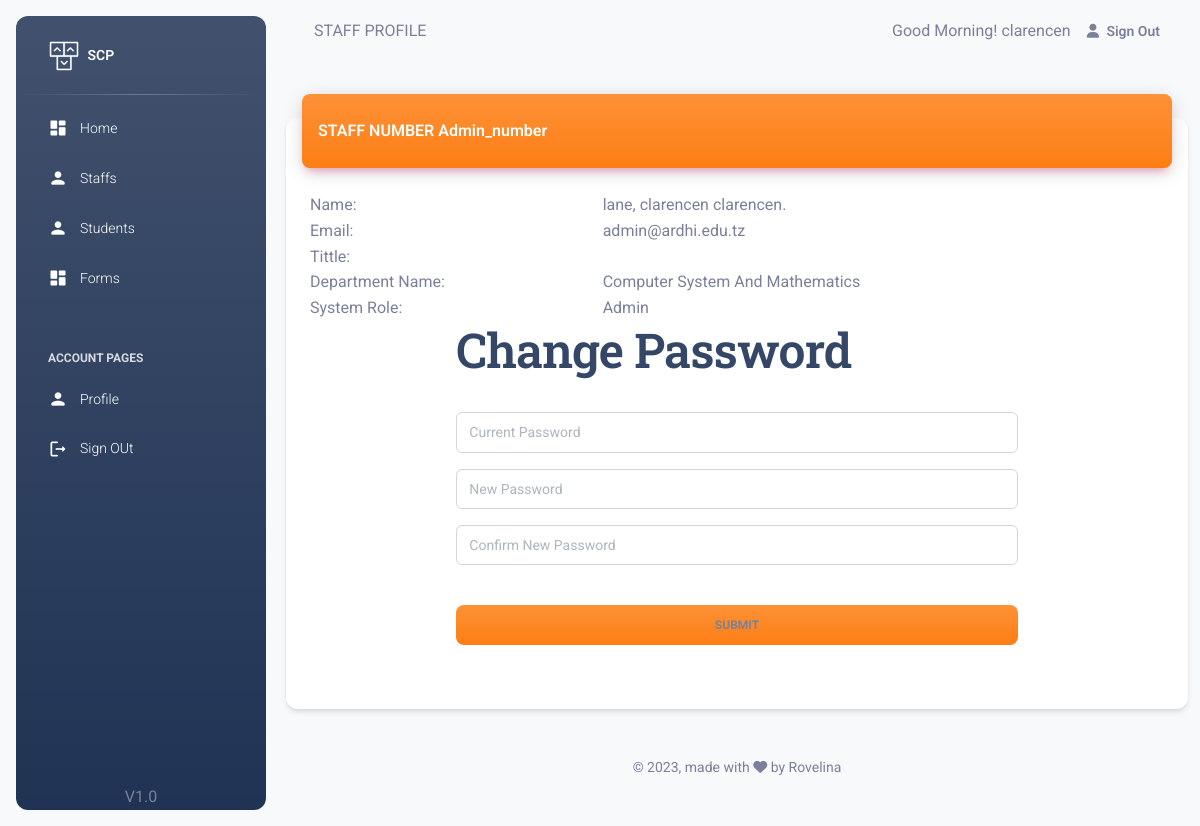
Before: /pages/staff/profile.php (signed in) with the older database file.
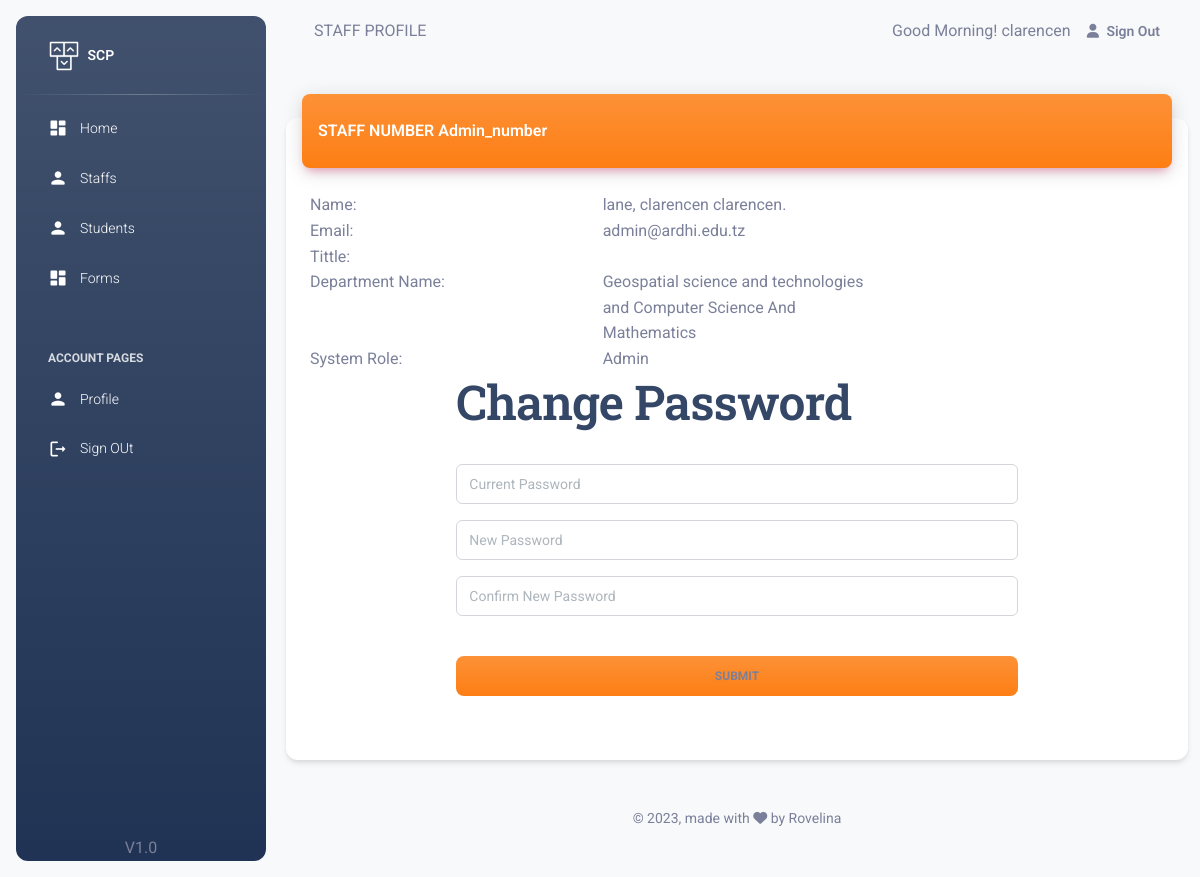
After: the same page with the newer database file.
### tables this page shows
CREATE TABLE `staff` (
  `staff_number` varchar(50) NOT NULL,
  `first_name` varchar(50) NOT NULL,
  `middle_name` varchar(50) NOT NULL,
  `staff_role` int(11) NOT NULL,
  `email` varchar(50) NOT NULL,
  `password` varchar(250) NOT NULL,
  `last_name` varchar(50) NOT NULL,
  `department` int(11) NOT NULL,
  `title` varchar(50) NOT NULL
);

CREATE TABLE `department` (
  `department_name` varchar(250) NOT NULL,
  `department_number` int(11) NOT NULL
);

CREATE TABLE `staff_role` (
  `role_id` int(11) NOT NULL,
  `role_name` varchar(50) NOT NULL
);

### classes/Account.php (called while the page is built, shortened)
<?php
 class Account {
    public function staff_profile($sessin_id)
    {
        try{
            $db = getDB();
            $stmt = $db->prepare("
            SELECT
                stf.staff_number
                ,stf.first_name
                ,stf.middle_name
                ,stf.last_name
                ,stf.email
                ,stf.title
                ,dpt.department_name
                ,str.role_name
            FROM staff stf
            inner join department dpt
            on  dpt.department_number  = stf.department
            inner join staff_role str
            on str.role_id = stf.staff_role
            WHERE staff_number=:staff_number");
            $stmt->bindParam("staff_number", $sessin_id,PDO::PARAM_STR);
            $stmt->execute();
            $data = $stmt->fetch(PDO::FETCH_OBJ);
            return $data;
        }
        catch(PDOException $e) {
            echo '{"error":{"text":'. $e->getMessage() .'}}';
        }
    }
    public function staff_session_detail($sessin_id)
    {
        try{
            $db = getDB();
            $stmt = $db->prepare("SELECT staff_role,first_name,middle_name,last_name FROM staff WHERE staff_number=:staff_number");
            $stmt->bindParam("staff_number", $sessin_id,PDO::PARAM_STR);
            $stmt->execute();
            $data = $stmt->fetch(PDO::FETCH_OBJ);
            return $data;
        }
        catch(PDOException $e) {
            echo '{"error":{"text":'. $e->getMessage() .'}}';
        }
    }
 }
?>

### pages/staff/profile.php (the view, shortened to what the changed rows need)
<?php
    include('../session.php');
    $SessinUser=$account_class->staff_session_detail($login_session_id);
    $staff_profile=$account_class->staff_profile($login_session_id);
?>
<!DOCTYPE html>
<html lang="en">
  <head>
    <?php include 'head.php';?>
  </head>
  <body class="g-sidenav-show  bg-gray-100">
    <main class="main-content border-radius-lg ">
      <?php include 'navbar.php';?>
      <div class="container-fluid py-4">
        <div class="row">
          <div class="col-12">
            <div class="card my-4">
              <div class="card-header p-0 position-relative mt-n4 mx-3 z-index-2">
                <div style="background-color:#fd7e14" class="bg-gradient shadow-primary border-radius-lg pt-4 pb-3">
                  <div class="row">
                      <div class="col-6">
                        <h6 class="text-white  text-capitalize ps-3">STAFF NUMBER  <?php echo  $staff_profile->staff_number ?></h6>
                      </div>
                  </div>
                </div>
              </div>
              <div class="card-body  pb-2">
                <div class="row">
                  <div class="col-8">
                   <div class="row">
                      <div class="col-6">
                         Name:
                      </div>
                      <div class="col-6">
                      <?php
                         $name =   $staff_profile->last_name. ", ".$staff_profile->first_name. " ". $staff_profile->middle_name. ".";
                       echo  $name ?>
                      </div>
                      <div class="col-6">
                         Email:
                      </div>
                      <div class="col-6">
                      <?php
                         $email = $staff_profile->email;
                       echo  $email ?>
                      </div>
                      <div class="col-6">
                         Tittle:
                      </div>
                      <div class="col-6">
                      </div>
                      <div class="col-6">
                         Department Name:
                      </div>
                      <div class="col-6">
                      <?php
                         $department_name = $staff_profile->department_name;
                       echo  $department_name ?>
                      </div>
                      <div class="col-6">
                         System Role:
                      </div>
                      <div class="col-6">
                      <?php
                         $role_name = $staff_profile->role_name;
                       echo  $role_name ?>
                      </div>
                   </div>
                  </div>
                </div>
                <div class="row">
                  <div class="col-8">
                    <h1> Change Password</h1>
                  </div>
                </div>
              </div>
            </div>
          </div>
        </div>
      </div>
    </main>
  </body>
</html>

### pages/staff/navbar.php (shortened to what the changed rows need)
<nav class="navbar navbar-main navbar-expand-lg px-0 mx-4 shadow-none border-radius-xl" id="navbarBlur" data-scroll="true">
  <div class="container-fluid py-1 px-3">
    <div class="collapse navbar-collapse mt-sm-0 mt-2 me-md-0 me-sm-4" id="navbar">
      <div class="ms-md-auto pe-md-3 d-flex align-items-center">
      <?php
        $current_hour = date('H');
        if ($current_hour >= 5 && $current_hour < 12) {
            echo "Good Morning! ". $SessinUser->first_name;
        } elseif ($current_hour >= 12 && $current_hour < 18) {
            echo "Good Afternoon! ". $SessinUser->first_name;
        } else {
            echo "Good Evening! ". $SessinUser->first_name;
        }
      ?>
      </div>
      <ul class="navbar-nav  justify-content-end">
        <li class="nav-item d-flex align-items-center">
        </li>
      </ul>
    </div>
  </div>
</nav>

Changed rows visible on the page:
changed through a linked row, staff "clarencen": department.department_name "Computer System And Mathematics" → "Geospatial science and technologies and Computer Science And Mathematics"
